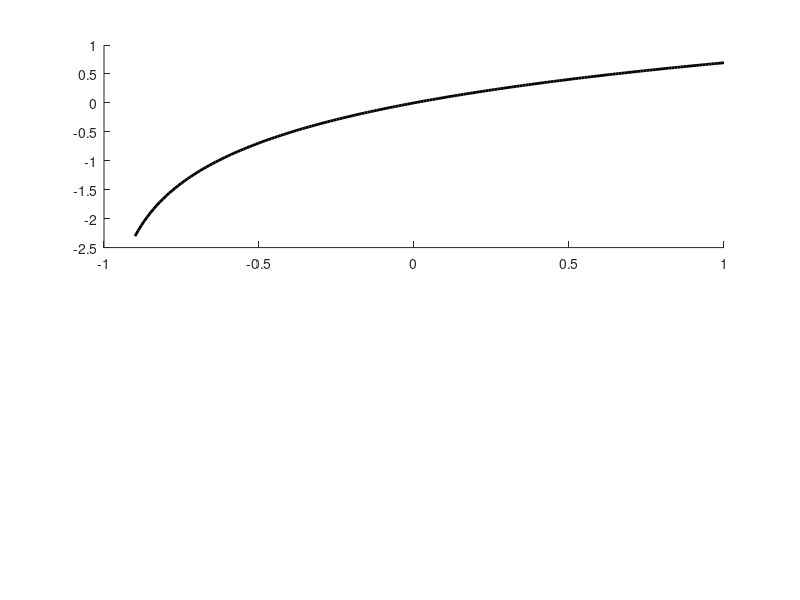

The MATLAB script that drew this image: (Note: this script raises an error after producing the figure.)
%% Taylor Series Analysis: Logarithms and Binomial Expansion
clear; clc; close all;

%% --- Application 3: Logarithmic Functions ---
fprintf('--- Application 3: ln(1+x) and ln((1+x)/(1-x)) ---\n');

% a) Graphing ln(1+x) and its Taylor polynomials
x_vals = -0.9:0.01:1;
f_ln = log(1 + x_vals);

figure('Name', 'Application 3: Logarithmic Approximations');
subplot(2,1,1); hold on;
plot(x_vals, f_ln, 'k', 'LineWidth', 2, 'DisplayName', 'ln(1+x)');

syms x;
for n = [2, 5]
    T = taylor(log(1 + x), x, 0, 'Order', n+1);
    T_func = matlabFunction(T);
    plot(x_vals, T_func(x_vals), '--', 'DisplayName', ['Degree ', num2mstr(n)]);
end
grid on; xlabel('x'); ylabel('f(x)');
title('ln(1+x) and Taylor Polynomials (n=2, 5)');
legend('Location', 'southeast');
ylim([-3 2]);

% b) Terms for ln(2) via ln(1+x)
% To find ln(2), we set x = 1. The series is 1 - 1/2 + 1/3 - 1/4...
% Error for alternating series: |R_n| <= |a_{n+1}|. 
% We want 1/(n+1) < 0.5e-5 => n+1 > 200,000.
n_req_3b = (1 / 0.5e-5) - 1;
fprintf('3b) For ln(2) via ln(1+x), we need n = %d terms.\n', ceil(n_req_3b));

% c) Taylor series for ln(1-x)
% Substitute -x into formula (5)
T_ln_minus = taylor(log(1 - x), x, 0, 'Order', 10);
fprintf('3c) Expansion for ln(1-x): %s\n', char(vpa(T_ln_minus, 4)));

% d) Derive Taylor series for ln((1+x)/(1-x))
% ln((1+x)/(1-x)) = ln(1+x) - ln(1-x)
% This cancels even powers and doubles odd powers: 2 * (x + x^3/3 + x^5/5 + ...)
ln_comb = simplify(taylor(log(1+x), x, 0, 'Order', 10) - taylor(log(1-x), x, 0, 'Order', 10));
fprintf('3d) Expansion for ln((1+x)/(1-x)): %s\n', char(ln_comb));

% e) Approximate ln(2) using the combined formula
% (1+x)/(1-x) = 2  => 1+x = 2 - 2x => 3x = 1 => x = 1/3
x_target = 1/3;
sum_ln2 = 0;
n_terms = 0;
error_val = 1;
while error_val > 0.5e-5
    n_terms = n_terms + 1;
    k = 2*n_terms - 1; % Odd powers
    term = 2 * (x_target^k / k);
    sum_ln2 = sum_ln2 + term;
    error_val = term; % Upper bound for this series
end
fprintf('3e) Using the formula from (d), ln(2) approx: %.6f\n', sum_ln2);
fprintf('    Only %d terms are necessary (vs 200,000!)\n\n', n_terms);

%% --- Application 4: Binomial Approximation (Optional) ---
fprintf('--- Application 4: cube root of 999 ---\n');

% We want cuberoot(999). 999 is not |x| < 1. 
% Factor out a nearby cube: 999 = 1000 - 1 = 1000(1 - 1/1000)
% cuberoot(999) = 10 * (1 - 0.001)^(1/3)
% Here a = 1/3 and x = -0.001 (which is |x| < 1)

a = 1/3;
x_val = -0.001;
target_precision = 0.5e-10;

% Initialize binomial series
approx_root = 1; % The "1" in the formula
term = 1;
n = 0;

while abs(term * 10) > target_precision
    n = n + 1;
    % Binomial coefficient (a over n) formula:
    % current_coeff = previous_coeff * (a - n + 1) / n
    % We update the term iteratively:
    term = term * (a - n + 1) / n * x_val;
    approx_root = approx_root + term;
end

result = 10 * approx_root;
fprintf('4) Approximate cuberoot(999): %.11f\n', result);
fprintf('   Actual value:             %.11f\n', 999^(1/3));
fprintf('   Terms used: %d\n', n);
